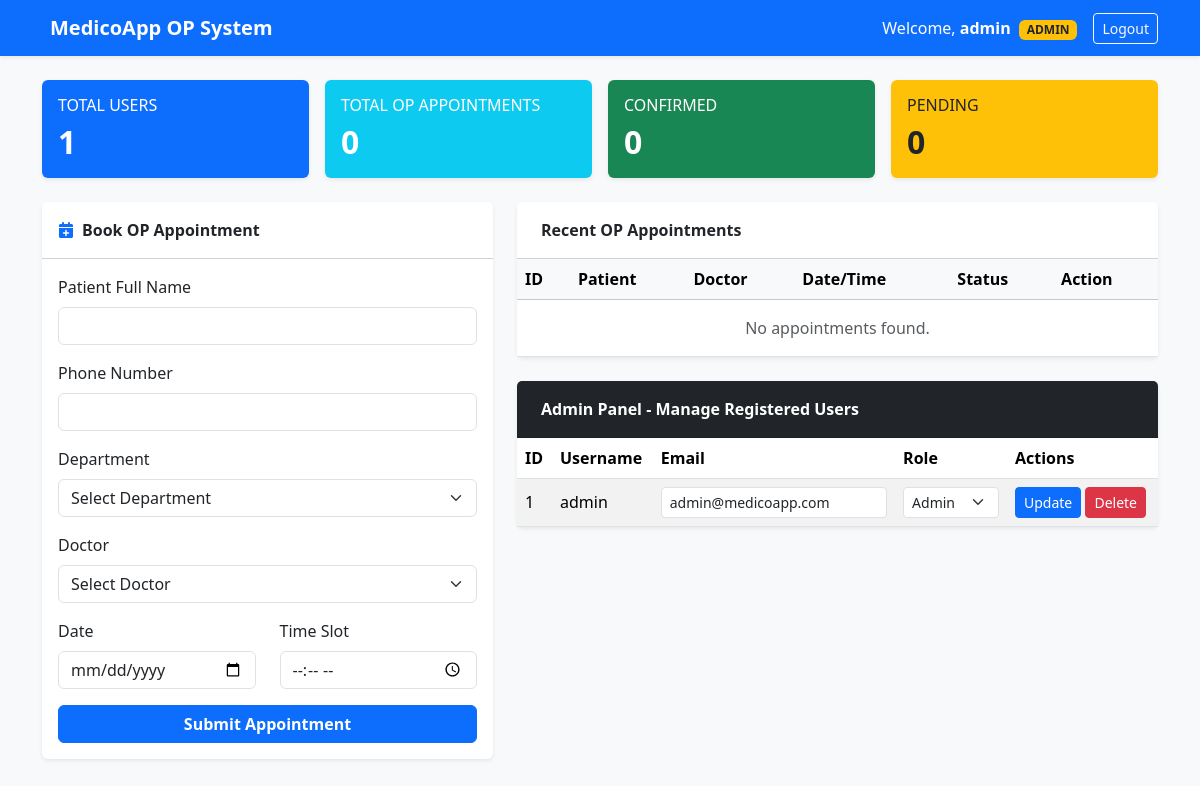
The page / (signed in) on the database its author committed.
### tables this page shows
CREATE TABLE users (
            id INTEGER PRIMARY KEY AUTOINCREMENT,
            username TEXT UNIQUE NOT NULL,
            email TEXT UNIQUE NOT NULL,
            password_hash TEXT NOT NULL,
            role TEXT NOT NULL DEFAULT 'patient',
            created_at TIMESTAMP DEFAULT CURRENT_TIMESTAMP
        );

### app.py (the view)
@app.route('/')
def index():
    stats = models.get_dashboard_stats()
    appointments = models.get_all_appointments()
    users = models.get_all_users() if session.get('user_role') == 'admin' else []
    return render_template('index.html', stats=stats, appointments=appointments, users=users)

### models.py (called while the page is built)
def get_db_connection():
    conn = sqlite3.connect(DB_NAME)
    conn.row_factory = sqlite3.Row  # Access columns by name
    return conn

def get_all_users():
    conn = get_db_connection()
    cursor = conn.cursor()
    cursor.execute('SELECT id, username, email, role, created_at FROM users')
    users = [dict(row) for row in cursor.fetchall()]
    conn.close()
    return users

def get_all_appointments():
    conn = get_db_connection()
    cursor = conn.cursor()
    cursor.execute('SELECT * FROM appointments ORDER BY id DESC')
    appointments = [dict(row) for row in cursor.fetchall()]
    conn.close()
    return appointments

def get_dashboard_stats():
    conn = get_db_connection()
    cursor = conn.cursor()
    cursor.execute('SELECT COUNT(*) as total FROM users')
    total_users = cursor.fetchone()['total']
    cursor.execute('SELECT COUNT(*) as total FROM appointments')
    total_apps = cursor.fetchone()['total']
    cursor.execute('SELECT COUNT(*) as total FROM appointments WHERE status = "Confirmed"')
    confirmed_apps = cursor.fetchone()['total']
    cursor.execute('SELECT COUNT(*) as total FROM appointments WHERE status = "Pending"')
    pending_apps = cursor.fetchone()['total']
    conn.close()
    return {
        "users": total_users,
        "total_appointments": total_apps,
        "confirmed_appointments": confirmed_apps,
        "pending_appointments": pending_apps
    }

### templates/index.html (shortened to what this page needs)
{% extends 'base.html' %}
{% block content %}
<div class="row g-3 mb-4">
    <div class="col-md-3">
        <div class="card bg-primary text-white shadow-sm border-0">
            <div class="card-body">
                <h6 class="card-title text-uppercase fs-7">Total Users</h6>
                <h2 class="fw-bold mb-0">{{ stats.users }}</h2>
            </div>
        </div>
    </div>
    <div class="col-md-3">
        <div class="card bg-info text-white shadow-sm border-0">
            <div class="card-body">
                <h6 class="card-title text-uppercase fs-7">Total OP Appointments</h6>
                <h2 class="fw-bold mb-0">{{ stats.total_appointments }}</h2>
            </div>
        </div>
    </div>
    <div class="col-md-3">
        <div class="card bg-success text-white shadow-sm border-0">
            <div class="card-body">
                <h6 class="card-title text-uppercase fs-7">Confirmed</h6>
                <h2 class="fw-bold mb-0">{{ stats.confirmed_appointments }}</h2>
            </div>
        </div>
    </div>
    <div class="col-md-3">
        <div class="card bg-warning text-dark shadow-sm border-0">
            <div class="card-body">
                <h6 class="card-title text-uppercase fs-7">Pending</h6>
                <h2 class="fw-bold mb-0">{{ stats.pending_appointments }}</h2>
            </div>
        </div>
    </div>
</div>
<div class="row g-4">
    <div class="col-lg-5">
        <div class="card shadow-sm border-0">
            <div class="card-header bg-white fw-bold py-3"><i class="fa-solid fa-calendar-plus me-2 text-primary"></i>Book OP Appointment</div>
            <div class="card-body">
                <form id="bookingForm">
                    <div class="mb-3">
                        <label class="form-label">Patient Full Name</label>
                        <input type="text" id="patient_name" class="form-control" required>
                    </div>
                    <div class="mb-3">
                        <label class="form-label">Phone Number</label>
                        <input type="tel" id="patient_phone" class="form-control" required>
                    </div>
                    <div class="mb-3">
                        <label class="form-label">Department</label>
                        <select id="department" class="form-select" required>
                            <option value="">Select Department</option>
                        </select>
                    </div>
                    <div class="mb-3">
                        <label class="form-label">Doctor</label>
                        <select id="doctor_name" class="form-select" required>
                            <option value="">Select Doctor</option>
                        </select>
                    </div>
                    <div class="row">
                        <div class="col-md-6 mb-3">
                            <label class="form-label">Date</label>
                            <input type="date" id="appointment_date" class="form-control" required>
                        </div>
                        <div class="col-md-6 mb-3">
                            <label class="form-label">Time Slot</label>
                            <input type="time" id="time_slot" class="form-control" required>
                        </div>
                    </div>
                    <button type="submit" class="btn btn-primary w-100 fw-semibold">Submit Appointment</button>
                </form>
            </div>
        </div>
    </div>
    <div class="col-lg-7">
        <div class="card shadow-sm border-0 mb-4">
            <div class="card-header bg-white fw-bold py-3">Recent OP Appointments</div>
            <div class="card-body p-0">
                <div class="table-responsive">
                    <table class="table table-hover align-middle mb-0">
                        <thead class="table-light">
                            <tr>
                                <th>ID</th>
                                <th>Patient</th>
                                <th>Doctor</th>
                                <th>Date/Time</th>
                                <th>Status</th>
                                {% if session.user_role == 'admin' %}<th>Action</th>{% endif %}
                            </tr>
                        </thead>
                        <tbody>
                            {% for app in appointments %}
                            <tr>
                                <td>#{{ app.id }}</td>
                                <td><strong>{{ app.patient_name }}</strong><br><small class="text-muted">{{ app.patient_phone }}</small></td>
                                <td>{{ app.doctor_name }}<br><small class="text-muted">{{ app.department }}</small></td>
                                <td>{{ app.appointment_date }}<br><small class="text-muted">{{ app.time_slot }}</small></td>
                                <td>
                                    <span class="badge {% if app.status == 'Confirmed' %}bg-success{% elif app.status == 'Pending' %}bg-warning text-dark{% else %}bg-danger{% endif %}">
                                        {{ app.status }}
                                    </span>
                                </td>
                                {% if session.user_role == 'admin' %}
                                <td>
                                    <button class="btn btn-sm btn-outline-success" onclick="updateAppStatus({{ app.id }}, 'Confirmed')"><i class="fa-solid fa-check"></i></button>
                                    <button class="btn btn-sm btn-outline-danger" onclick="updateAppStatus({{ app.id }}, 'Cancelled')"><i class="fa-solid fa-xmark"></i></button>
                                </td>
                                {% endif %}
                            </tr>
                            {% else %}
                            <tr><td colspan="6" class="text-center py-3 text-muted">No appointments found.</td></tr>
                            {% endfor %}
                        </tbody>
                    </table>
                </div>
            </div>
        </div>
        {% if session.user_role == 'admin' %}
        <div class="card shadow-sm border-0">
            <div class="card-header bg-dark text-white fw-bold py-3">Admin Panel - Manage Registered Users</div>
            <div class="card-body p-0">
                <div class="table-responsive">
                    <table class="table table-striped align-middle mb-0">
                        <thead>
                            <tr>
                                <th>ID</th>
                                <th>Username</th>
                                <th>Email</th>
                                <th>Role</th>
                                <th>Actions</th>
                            </tr>
                        </thead>
                        <tbody>
                            {% for u in users %}
                            <tr>
                                <td>{{ u.id }}</td>
                                <td>{{ u.username }}</td>
                                <td><input type="email" id="email-{{ u.id }}" class="form-control form-control-sm" value="{{ u.email }}"></td>
                                <td>
                                    <select id="role-{{ u.id }}" class="form-select form-select-sm">
                                        <option value="admin" {% if u.role == 'admin' %}selected{% endif %}>Admin</option>
                                    </select>
                                </td>
                                <td>
                                    <button class="btn btn-sm btn-primary" onclick="updateUser({{ u.id }})">Update</button>
                                    <button class="btn btn-sm btn-danger" onclick="deleteUser({{ u.id }})">Delete</button>
                                </td>
                            </tr>
                            {% endfor %}
                        </tbody>
                    </table>
                </div>
            </div>
        </div>
        {% endif %}
    </div>
</div>
{% endblock %}

### templates/base.html (shortened to what this page needs)
<!DOCTYPE html>
<html lang="en">
<head>
    <link href="https://cdn.jsdelivr.net/npm/bootstrap@5.3.2/dist/css/bootstrap.min.css" rel="stylesheet">
    <link href="https://cdnjs.cloudflare.com/ajax/libs/font-awesome/6.4.0/css/all.min.css" rel="stylesheet">
</head>
<body class="bg-light">
    <nav class="navbar navbar-expand-lg navbar-dark bg-primary shadow-sm">
        <div class="container">
            <a class="navbar-brand fw-bold" href="/">MedicoApp OP System</a>
            <div class="collapse navbar-collapse" id="navbarNav">
                <ul class="navbar-nav ms-auto align-items-center">
                    {% if session.username %}
                        <li class="nav-item me-3">
                            <span class="navbar-text text-white">
                                Welcome, <strong>{{ session.username }}</strong>
                                <span class="badge bg-warning text-dark ms-1">{{ session.user_role | upper }}</span>
                            </span>
                        </li>
                        <li class="nav-item">
                            <a class="btn btn-outline-light btn-sm" href="/logout">Logout</a>
                        </li>
                    {% endif %}
                </ul>
            </div>
        </div>
    </nav>
    <div class="container py-4">
        {% block content %}{% endblock %}
    </div>
</body>
</html>

### rows shown on the page
users: id "1", username "admin", email "admin@medicoapp.com", role+id "Admin"

### other values the page prints
{{ session.username }} "admin"
{{ session.user_role | upper }} "ADMIN"
{{ stats.users }} "1"
{{ stats.total_appointments }} "0"
{{ stats.confirmed_appointments }} "0"
{{ stats.pending_appointments }} "0"
